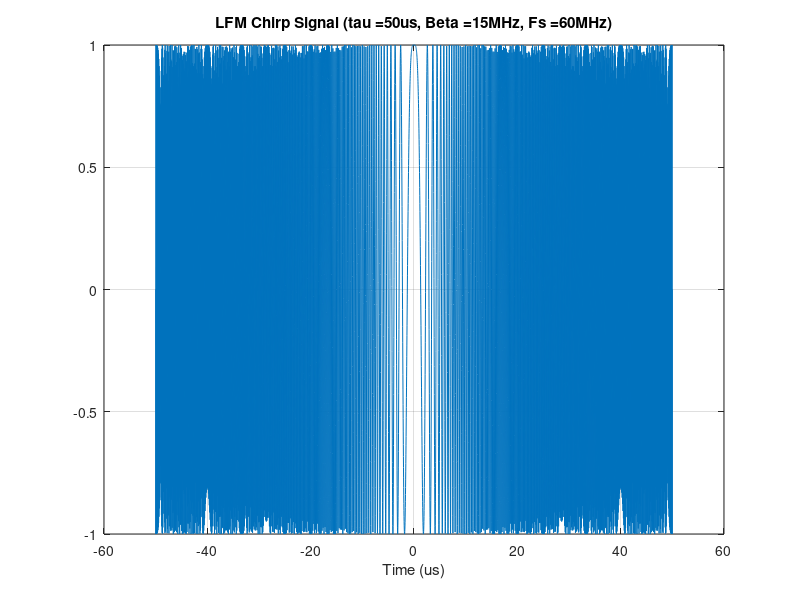

This chart was generated by the following MATLAB code:
close all
clear all
tau=50*1e-6; %Duration
Beta=15*1e6;%Bandwidth
Fs=60*1e6;  %Sampling rate
t = -tau + 1/Fs:1/Fs:tau-1/Fs;
%t2 =tau/Fs :-1/Fs: 0;
%t = [t1 t2];
% LFM Chirp signal of duration tau, sweep frequency range Beta
x = chirp(t,0,tau,Beta);
y = [];
for i=1:size(x,2)
    y=[y;x(i) 0];
end


figure
plot(t*1e6,real(x));
title(['LFM Chirp Signal (tau =' num2str(tau*1e6) 'us, Beta =' num2str(Beta/1e6) 'MHz, Fs =' num2str(Fs/1e6) 'MHz)']);
xlim([-60 60]); xlabel('Time (us)'); grid


%x = repmat(x,100,1);%
%y=rot90(x);
%y=x
%y = zeros(1,size(x,2));
save('myFile.mat','y');
dlmwrite('test.txt',y,'precision',4, 'delimiter','\t', 'newline', 'pc'); 
%dlmwrite('test.txt',x,'\t')